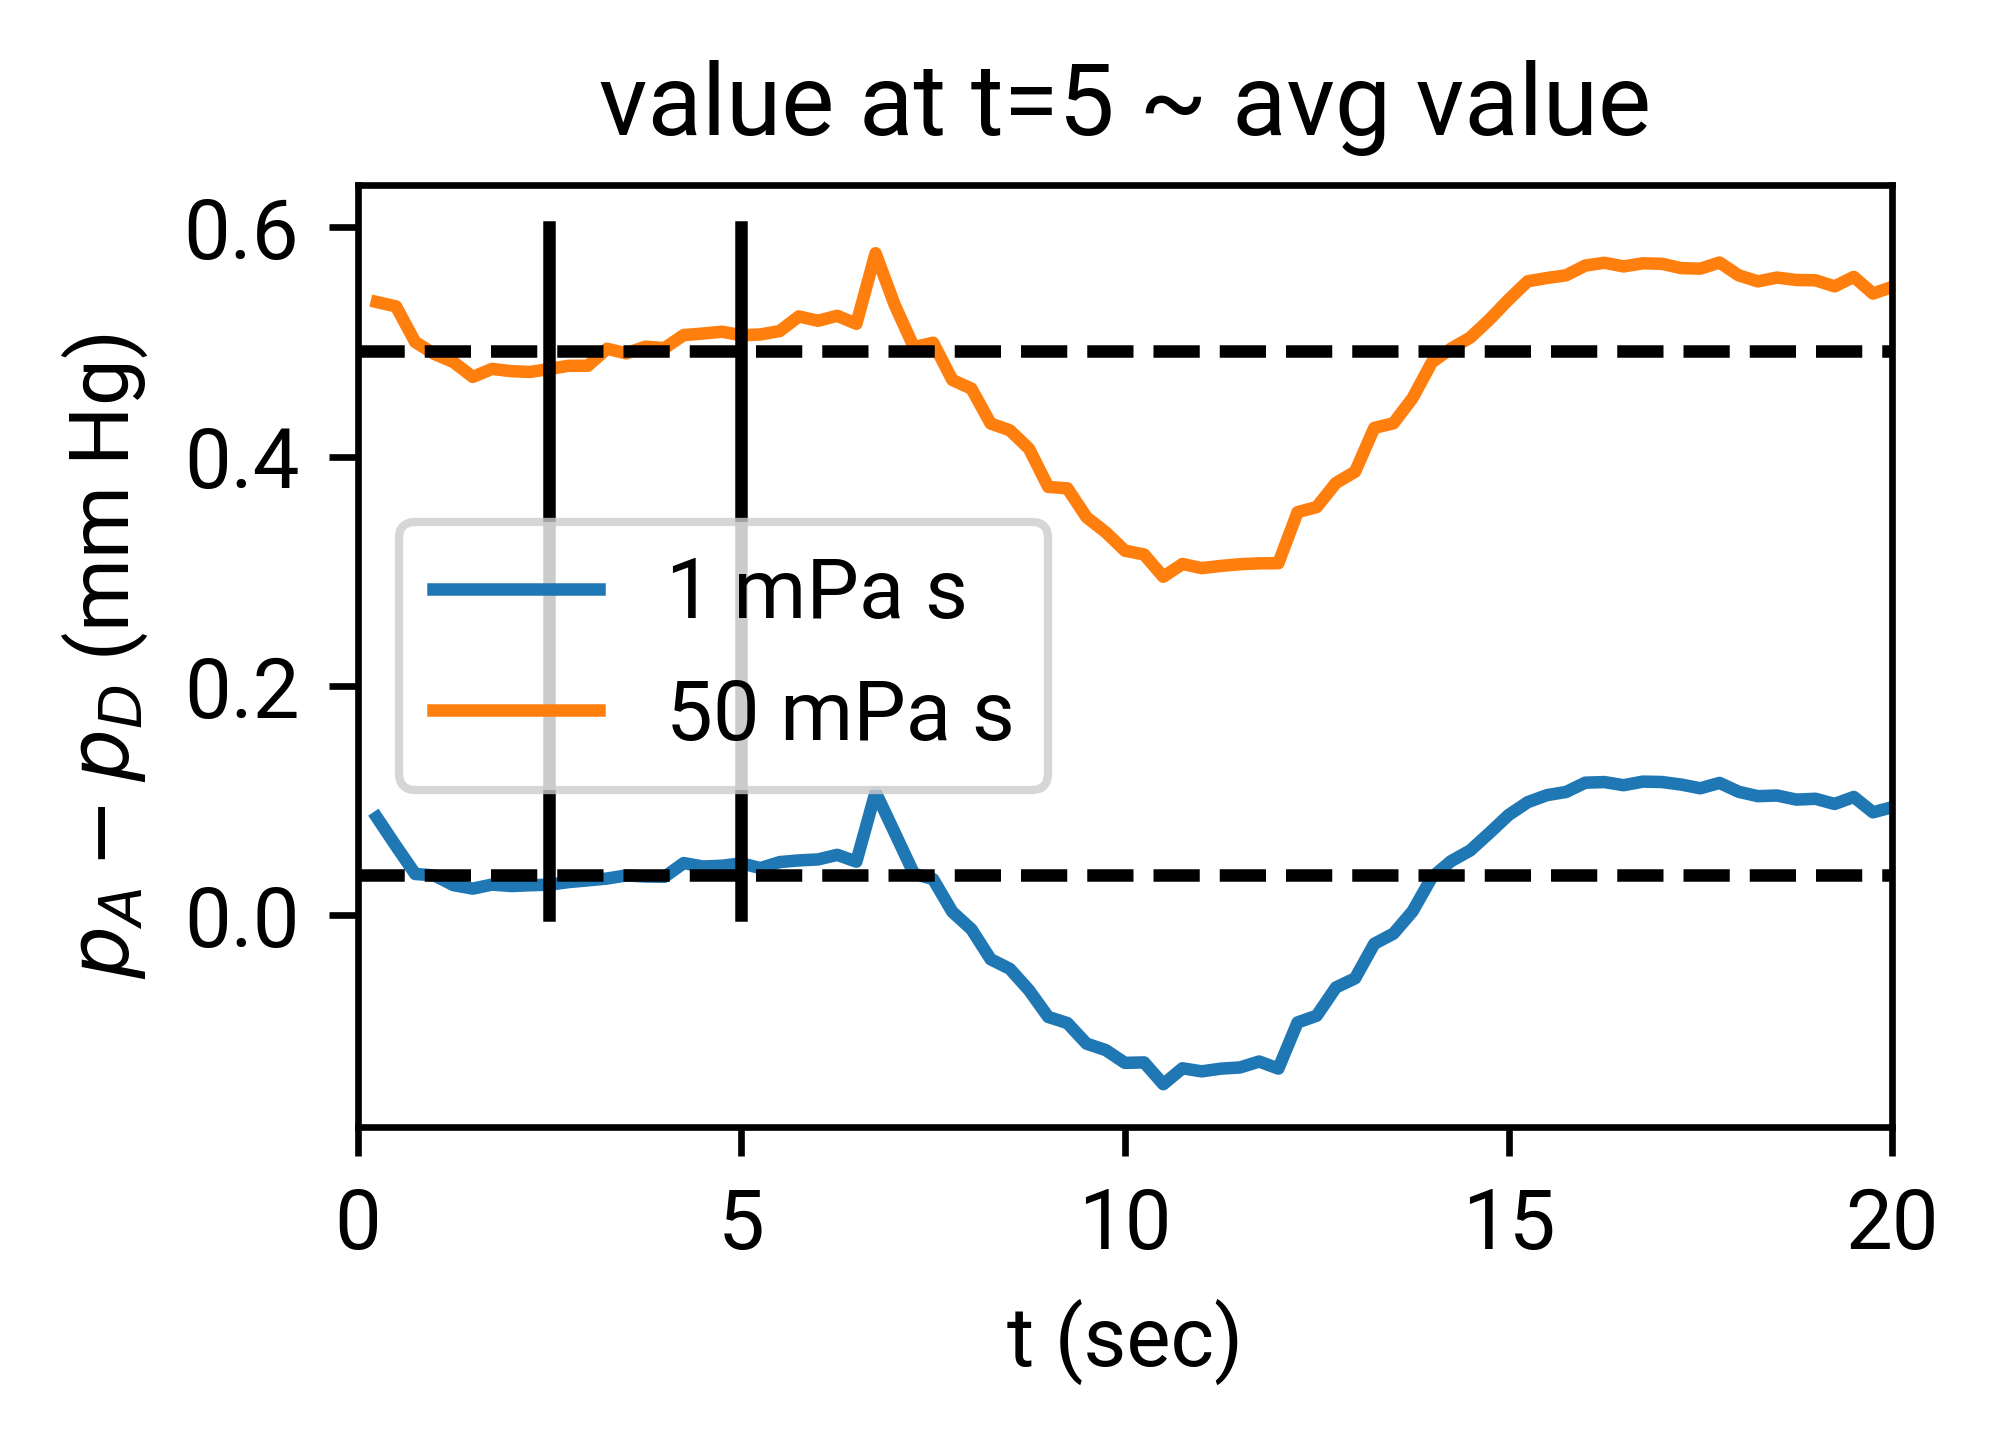

Reproduce this figure in Python.
import numpy as np
import matplotlib.pyplot as plt


def get_transpyloric_pg(case):
    tp = 20  # sec
    dt = 0.005
    dump_interval = 50

    ndump = round((tp / dt)) // dump_interval

    t_out, dp_out = [], []
    for i in range(ndump):
        time = (i + 1) * dt * dump_interval
        t_out.append(time)

        fname = f'../data/{case}/clinedata/clinedat_{i}.csv'
        print(f'\t Reading {fname}')
        data = np.genfromtxt(fname, delimiter=',', skip_header=1)
        s_i, p_i = data[:, 5], data[:, 0]
        if np.all(np.diff(s_i) > 0):
            p_a = np.interp(s_antrum, s_i, p_i)
            p_d = np.interp(s_duodenum, s_i, p_i)
            dp = p_a - p_d
            dp_out.append(dp * pressure_scaling)
        else:
            print('Bad data: s is not monotonically increasing')

    return t_out, dp_out


def get_dpbar(t, dp):
    t_open = 20 * (0.01 + 0.09)
    t_close = 20 * (0.01 + 0.35 - 0.09)

    t_open_idx = np.searchsorted(t, t_open)
    t_close_idx = np.searchsorted(t, t_close)

    # find average dp between t_open and t_close
    dpbar = np.mean(dp[t_open_idx:t_close_idx]) 

    print(f'\t\t Average value between {t_open} and {t_close} is {dpbar:.2f}')
    return dpbar


# ----------------------------------------------------
s_pylorus = 21.7
l_pressure = 2  # cm
pressure_scaling = 1000 * 0.01 ** 2 * 0.00750062  # (rho*U^2 Pa) * 0.00750062 mmHg/Pa

s_antrum = s_pylorus - l_pressure / 2
s_duodenum = s_pylorus + l_pressure / 2

t_hlty, dp_hlty = get_transpyloric_pg('hlty')
t_re2hlty, dp_re2hlty = get_transpyloric_pg('re2_hlty')

dpbyL_hlty = get_dpbar(t_hlty, dp_hlty) / l_pressure
dpbyL_re2hlty = get_dpbar(t_re2hlty, dp_re2hlty) / l_pressure

# Proof that value at t=5 is approximately the average value
plt.style.use('halfcol')
fig, ax = plt.subplots()
ax.plot(t_hlty, dp_hlty, label='1 mPa s')
ax.plot([0,20], [dpbyL_hlty*l_pressure, dpbyL_hlty*l_pressure], 'k--')
ax.plot(t_re2hlty, dp_re2hlty, label='50 mPa s')
ax.plot([0,20], [dpbyL_re2hlty*l_pressure, dpbyL_re2hlty*l_pressure], 'k--')
ax.plot([2.5,2.5],[0,0.6], 'k-')
ax.plot([5,5],[0,0.6], 'k-')
ax.set_xlim(0, 20)
ax.set_ylabel(r'$p_A - p_D$ (mm Hg)')
ax.set_xlabel('t (sec)')
ax.legend()
ax.set_title('value at t=5 ~ avg value')

fig.savefig('temp.png')
plt.close(fig)
